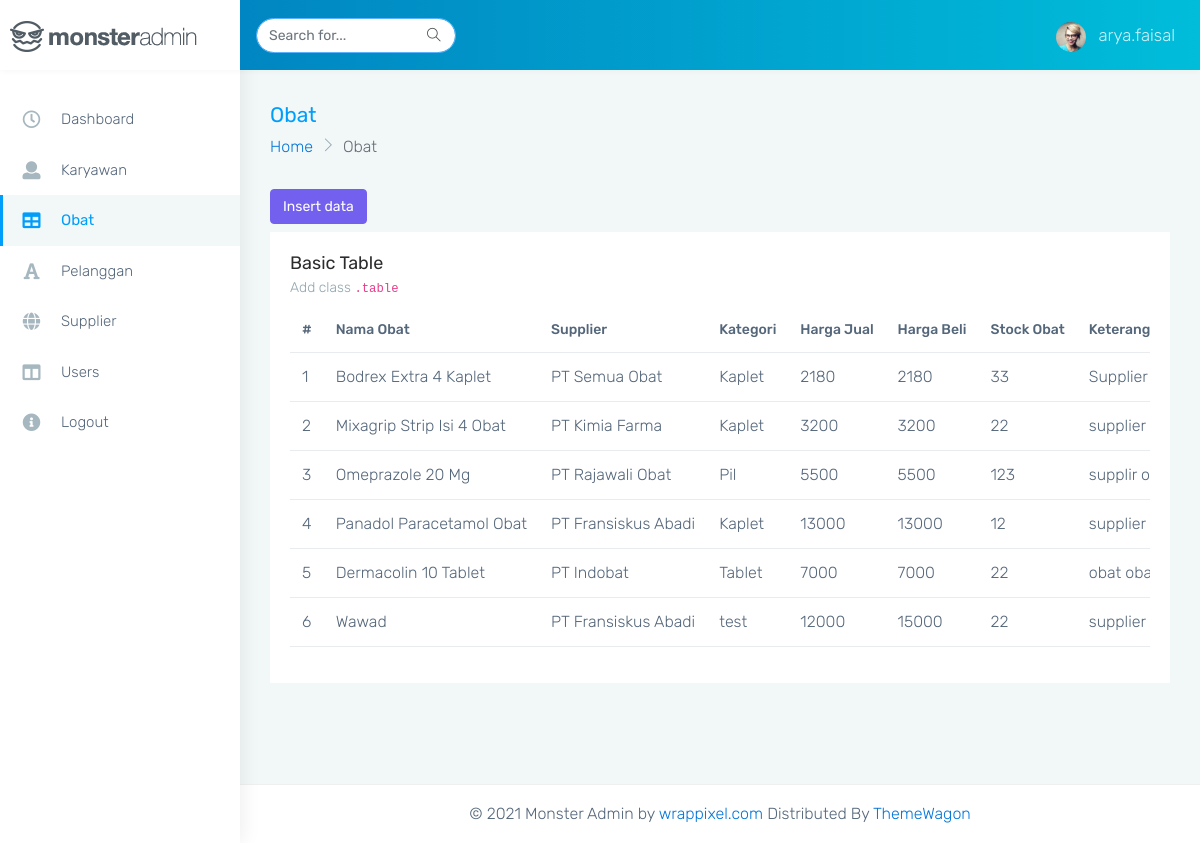
Page /page/obat.php (signed in) on the committed database.
### tables this page shows
CREATE TABLE `tb_obat` (
  `id_obat` int(4) NOT NULL,
  `id_supplier` int(4) NOT NULL,
  `namaobat` varchar(100) NOT NULL,
  `kategoriobat` varchar(50) NOT NULL,
  `hargajual` double NOT NULL,
  `hargabeli` double NOT NULL,
  `stok_obat` int(11) NOT NULL,
  `keterangan` text NOT NULL
);

CREATE TABLE `tb_supplier` (
  `id_supplier` int(4) NOT NULL,
  `perusahaan` varchar(100) NOT NULL,
  `telp` varchar(20) NOT NULL,
  `alamat` text NOT NULL,
  `keterangan` varchar(100) NOT NULL
);

### page/obat.php (the view, shortened to what this page needs)
<?php
include('../config/conn.php');
include '../components/header.php';
?>
<div class="page-wrapper">
    <div class="page-breadcrumb pb-0">
        <div class="row align-items-center">
            <div class="col-md-6 col-8 align-self-center">
                <h3 class="page-title mb-0 p-0">Obat</h3>
                <div class="d-flex align-items-center">
                    <nav aria-label="breadcrumb">
                        <ol class="breadcrumb">
                            <li class="breadcrumb-item"><a href="#">Home</a></li>
                            <li class="breadcrumb-item active" aria-current="page">Obat</li>
                        </ol>
                    </nav>
                </div>
            </div>
        </div>
    </div>
    <div class="container-fluid">
        <a href="input.php?data=obat" class="btn btn-primary mb-2">Insert data</a>
        <div class="row">
            <div class="col-sm-12">
                <div class="card">
                    <div class="card-body">
                        <h4 class="card-title">Basic Table</h4>
                        <h6 class="card-subtitle">Add class <code>.table</code></h6>
                        <div class="table-responsive">
                            <table class="table user-table no-wrap">
                                <thead>
                                    <tr>
                                        <th class="border-top-0">#</th>
                                        <th class="border-top-0">Nama Obat</th>
                                        <th class="border-top-0">Supplier</th>
                                        <th class="border-top-0">Kategori</th>
                                        <th class="border-top-0">Harga Jual</th>
                                        <th class="border-top-0">Harga Beli</th>
                                        <th class="border-top-0">Stock Obat</th>
                                        <th class="border-top-0">Keterangan</th>
                                    </tr>
                                </thead>
                                <tbody>
                                    <?php
                                    $query = mysqli_query($conn, 'SELECT * FROM tb_obat INNER JOIN tb_supplier ON tb_obat.id_supplier = tb_supplier.id_supplier');
                                    $no = 1;
                                    while ($data = mysqli_fetch_array($query)) {
                                        echo "<tr>";
                                        echo "<td>" . $no++ . "</td>";
                                        echo "<td>" . $data['namaobat'] . "</td>";
                                        echo "<td>" . $data['perusahaan'] . "</td>";
                                        echo "<td>" . $data['kategoriobat'] . "</td>";
                                        echo "<td>" . $data['hargajual'] . "</td>";
                                        echo "<td>" . $data['hargabeli'] . "</td>";
                                        echo "<td>" . $data['stok_obat'] . "</td>";
                                        echo "<td>" . $data['keterangan'] . "</td>";
                                        echo "</tr>";
                                    }
                                    ?>
                                </tbody>
                            </table>
                        </div>
                    </div>
                </div>
            </div>
        </div>
    </div>
    <footer class="footer text-center">
        © 2021 Monster Admin by <a href="https://www.wrappixel.com/">wrappixel.com</a> Distributed By <a
            href="https://themewagon.com">ThemeWagon</a>
    </footer>
</div>
</div>
<?php include "../components/footer.php"; ?>

### rows in the picture
tb_obat: namaobat "Bodrex Extra 4 Kaplet", id_supplier.perusahaan "PT Semua Obat", kategoriobat "Kaplet", hargajual "2180", hargabeli "2180", stok_obat "33", id_supplier.keterangan "Supplier…"
tb_obat: namaobat "Mixagrip Strip Isi 4 Obat", id_supplier.perusahaan "PT Kimia Farma", kategoriobat "Kaplet", hargajual "3200", hargabeli "3200", stok_obat "22", id_supplier.keterangan "supplier…"
tb_obat: namaobat "Omeprazole 20 Mg", id_supplier.perusahaan "PT Rajawali Obat", kategoriobat "Pil", hargajual "5500", hargabeli "5500", stok_obat "123", id_supplier.keterangan "supplir…"
tb_obat: namaobat "Panadol Paracetamol Obat", id_supplier.perusahaan "PT Fransiskus Abadi", kategoriobat "Kaplet", hargajual "13000", hargabeli "13000", stok_obat "12", id_supplier.keterangan "supplier…"
tb_obat: namaobat "Dermacolin 10 Tablet", id_supplier.perusahaan "PT Indobat", kategoriobat "Tablet", hargajual "7000", hargabeli "7000", stok_obat "22", id_supplier.keterangan "obat…"
tb_obat: namaobat "Wawad", id_supplier.perusahaan "PT Fransiskus Abadi", kategoriobat "test", hargajual "12000", hargabeli "15000", stok_obat "22", id_supplier.keterangan "supplier…"

### other values in the picture
$_SESSION['name'] "arya.faisal"
